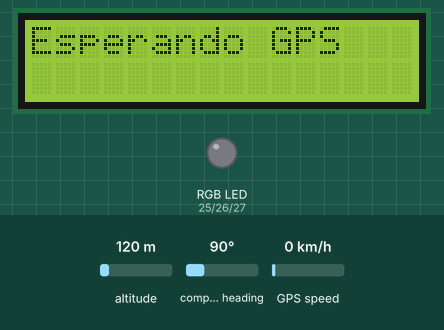
Bench run of a sketch on a simulated ESP32. Shown: 16×2 character LCD, an RGB LED mixed from three pins (HIGH = lit). Inputs (shaded band) come from the test bench; at power-on: GPS speed 0 km/h, altitude 120 m, compass heading 90°. The GPS gets a fix after 3 s at 37.7749, -122.4194 with 8 satellites.

Above: at 1.2 s.
1.3 s: GPS speed set to 2 km/h
At 3.4 s:
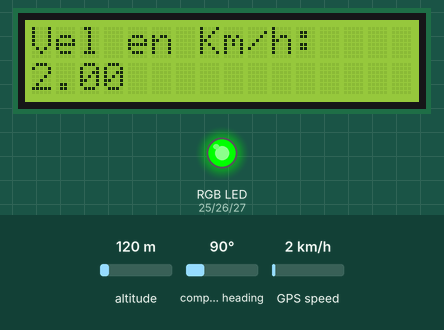
4.5 s: GPS speed set to 30 km/h
At 5.4 s:
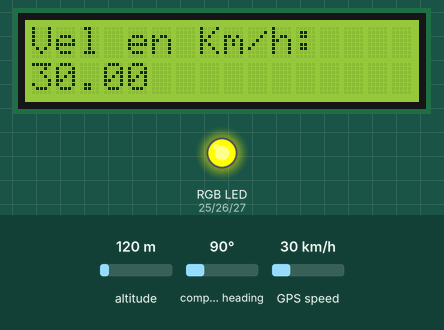
6.5 s: GPS speed set to 57 km/h
At 7.9 s:
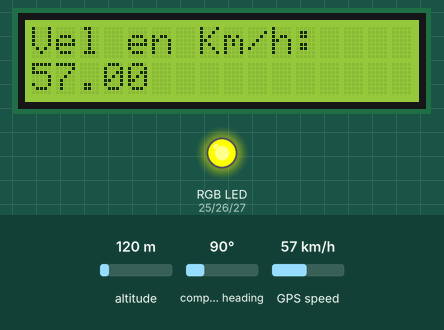
8.5 s: GPS speed set to 62 km/h
At 10.2 s:
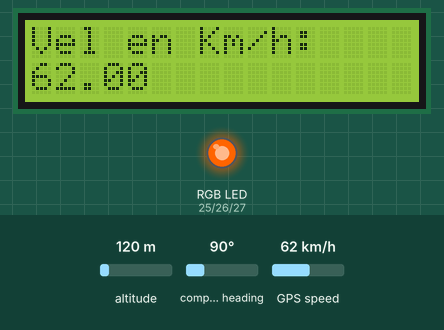
10.5 s: GPS speed set to 90 km/h
At 11.7 s:
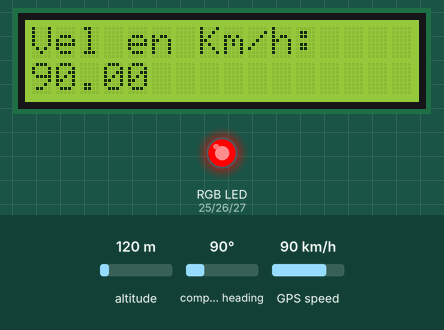
12.6 s: GPS speed set to 9 km/h
At 14.2 s:
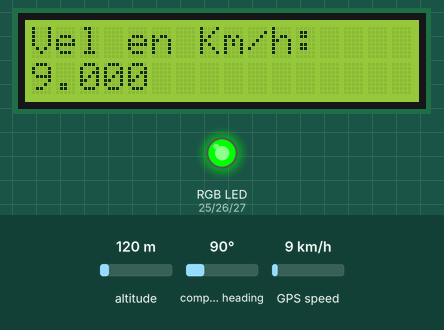
Timing chart, 0 to 15.6 s (numbered marks = the images above; inputs shaded):
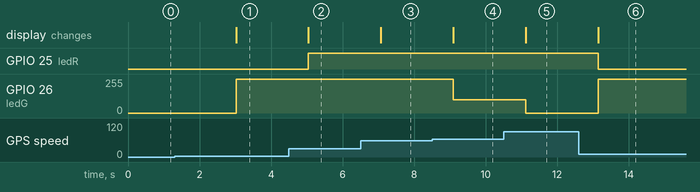

The sketch:

gps-velocimetro.ino
```cpp
#include "lcd.h"
#include "rgb.h"
#include "gps.h"

GPSData gpsData;
bool gpsListo = false;  // Variable para controlar si el GPS está listo

void setup() {
  lcd_inicializar();
  rgb_inicializar();

  Serial.begin(115200);
  gpsSerial.begin(9600);
}

void loop() {
  gps_velocidad(&gpsData);

  if(gpsData.velocidad != 0){
    if (!gpsListo) {
      lcd.clear();
      gpsListo = true;
    }

    char velocidad_str[10];
    dtostrf(gpsData.velocidad, 4, 2, velocidad_str);

    lcd_imprimir("Vel en Km/h: ", 0, 0);
    lcd_imprimir(velocidad_str, 0, 1);
    rgb_color_velocidad(gpsData.velocidad);
  }
  else{
    if (gpsListo) {
      lcd.clear();
      gpsListo = false;
    }
    lcd_imprimir("Esperando GPS", 0, 0);
  }
}
```

gps.cpp
```cpp
#include "gps.h"

SoftwareSerial gpsSerial(RXpin, TXpin);
NMEAGPS gps;

void gps_coordenadas(GPSData *data){
  if(gps.available(gpsSerial)){
    gps_fix fix = gps.read();

    if (fix.valid.location) {
      data->latitud = fix.latitude();
      data->longitud = fix.longitude();

      /*
      Serial.print("Latitud recibida: ");
      Serial.println(data->latitud, 6);
      Serial.print("Longitud recibida: ");
      Serial.println(data->longitud, 6);
      */
    }
  }
}

void gps_velocidad(GPSData *data){
  if(gps.available(gpsSerial)){
    gps_fix fix = gps.read();

    if (fix.valid.speed) {
      data->velocidad = fix.speed_kph();

      /*
      Serial.print("Velocidad recibida (km/h): ");
      Serial.println(data->velocidad, 2);
      */
    }
  }
}
```

gps.h
```cpp
#ifndef GPS_H
#define GPS_H

#include <NMEAGPS.h>
#include <SoftwareSerial.h>

#define RXpin 17
#define TXpin 16

extern SoftwareSerial gpsSerial;
extern NMEAGPS gps;

struct GPSData {
  float latitud;
  float longitud;
  float velocidad;
};

void gps_coordenadas(GPSData *data);
void gps_velocidad(GPSData *data);
#endif
```

rgb.cpp
```cpp
#include "esp32-hal.h"
#include "rgb.h"

void rgb_inicializar(){
  pinMode(ledR, OUTPUT);
  pinMode(ledG, OUTPUT);
  pinMode(ledB, OUTPUT);
}

void rgb_cambiar_color(int r, int g, int b){
  analogWrite(ledR, r);
  analogWrite(ledG, g);
  analogWrite(ledB, b);
}

void rgb_test(){
  rgb_cambiar_color(verde);
  delay(1000);

  rgb_cambiar_color(azul);
  delay(1000);

  rgb_cambiar_color(amarillo);
  delay(1000);

  rgb_cambiar_color(naranja);
  delay(1000);

  rgb_cambiar_color(rojo);
  delay(1000);

  rgb_cambiar_color(apagado);
  delay(1000);
}

void rgb_color_velocidad(float velocidad){
  if(velocidad < 10)
    rgb_cambiar_color(verde);
  else if(velocidad < 30)
    rgb_cambiar_color(azul);
  else if(velocidad < 60)
    rgb_cambiar_color(amarillo);
  else if(velocidad < 80)
    rgb_cambiar_color(naranja);
  else
   rgb_cambiar_color(rojo);
}
```

rgb.h
```cpp
#ifndef RGB_H
#define RGB_H

#define ledR 25
#define ledG 26
#define ledB 27

#define rojo 255, 0, 0
#define verde 0, 255, 0
#define azul 0, 0, 255
#define amarillo 255, 255, 0
#define naranja 255, 100, 0
#define apagado 0, 0, 0

void rgb_inicializar();
void rgb_cambiar_color(int r, int g, int b);
void rgb_test();
void rgb_color_velocidad(float velocidad);

#endif
```

lcd.cpp
```cpp
#include "lcd.h"

LiquidCrystal_I2C lcd(lcd_address, lcd_c, lcd_f);

void lcd_inicializar(){
    lcd.init();
    lcd.backlight();
}

void lcd_imprimir(char *mensaje, int col, int fil){
    lcd.setCursor(col, fil);
    lcd.print(mensaje);
}
```

lcd.h
```cpp
#ifndef LCD_H
#define LCD_H

#include <Wire.h>
#include <LiquidCrystal_I2C.h>
#define lcd_address 0x27
#define lcd_c 16
#define lcd_f 2

extern LiquidCrystal_I2C lcd;

void lcd_inicializar();
void lcd_imprimir(char *mensaje, int col, int fil);

#endif
```

Measured:
- the behaviour switches between 59 and 60 km/h on GPS speed (found by bisection; images 3 and 4)
- after the input at 1.3 s, GPIO 26 (ledG): 0/255 → 255/255 after 1.7 s; the display: changes after 1.7 s (image 1)
- after the input at 4.5 s, GPIO 25 (ledR): LOW → HIGH after 0.54 s; the display: changes after 0.54 s (image 2)
- after the input at 6.5 s, the display: changes after 0.56 s (image 3)
- after the input at 8.5 s, GPIO 26 (ledG): 255/255 → 100/255 after 0.59 s; the display: changes after 0.59 s (image 4)
- after the input at 10.5 s, GPIO 26 (ledG): 100/255 → 0/255 after 0.62 s; the display: changes after 0.62 s (image 5)
- after the input at 12.6 s, GPIO 25 (ledR): HIGH → LOW after 0.54 s; GPIO 26 (ledG): 0/255 → 255/255 after 0.54 s; the display: changes after 0.54 s (image 6)
